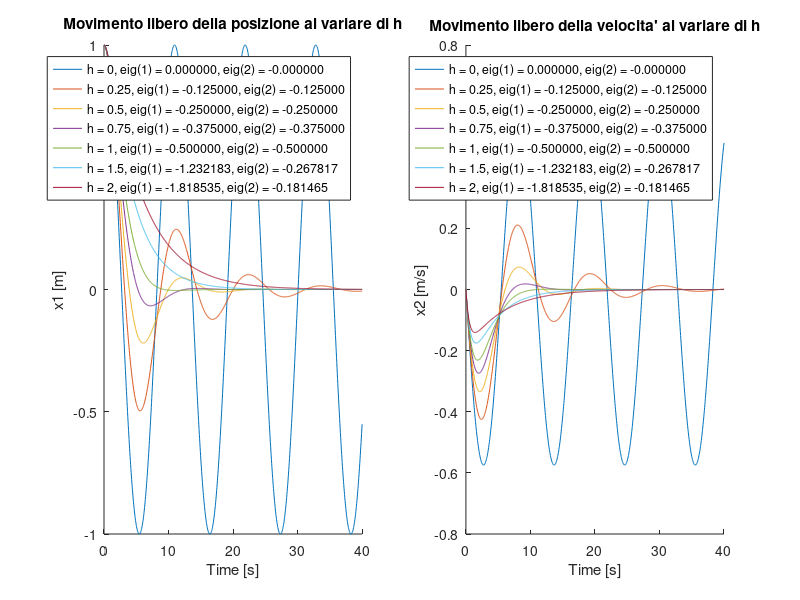
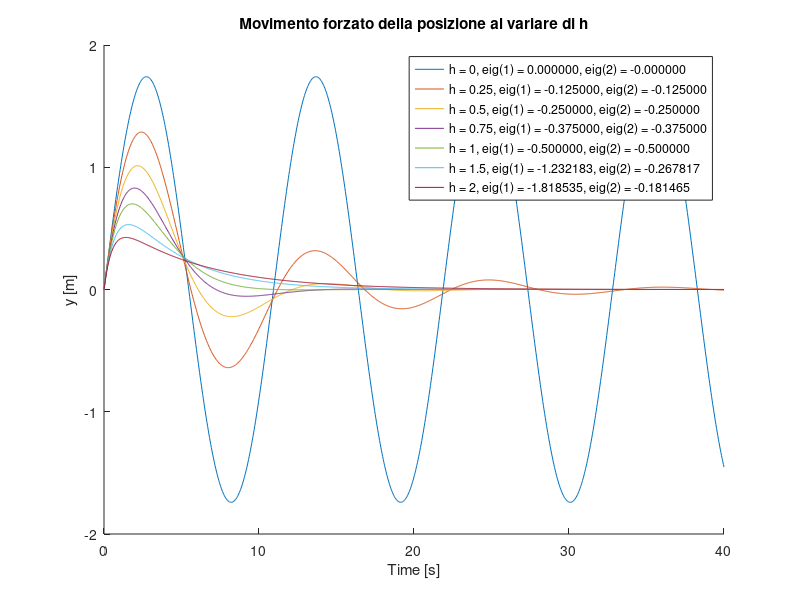
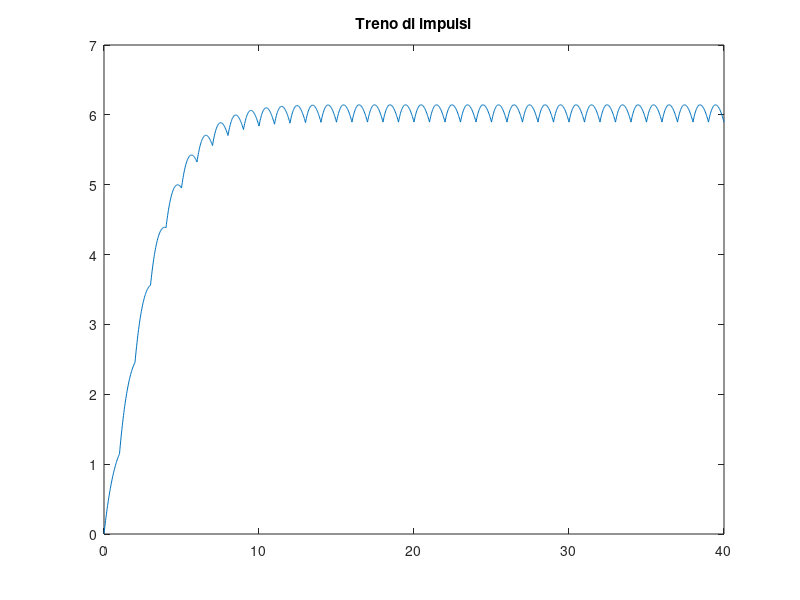

Reproduce these figures in MATLAB, in order.
clc % clear the Command Window
clear % clear the Workspace
close all % close all figures

%% Esercitazione 1

%% 1)Creare il sistema massa-molla lineare descritto in variabili di stato,
% utilizzando la funzione ss()
% First notice that the state is composed of two elements:
% x1 is the position p of the cart
% x2 is the velocity p_dot of the cart
% The state space representation of the system is obtained by the dynamics
% equations.
% The cart is indeed subject to the elastic force F_m exerted by the spring
% and by the dynamic friction F_p exerted by the dumper.
% Also there is an external force F which is the input u
% of the system.
% Newton's second law is mp_dot_dot = F + F_m + F_p =
% = F - kp - hp_dot.
% From the second law we can obtain the state equation for
% the velocity: x2_dot = -h/m * x2 - k/m * x1 + 1/m * u
% The state equation for the position x1 is x1_dot = x2.
% Since the differential equations presents the state
% having degree equals to 1 then the system is linear.
% Also the equations does not depend directly on time,
% thus the system is time invariant.
% Of course it is a continuous system.

k = 0.33; % k is the elastic constant
h = 1.1; % h is dumping coefficient measured in N*s/
m = 1; % m is the mass of the cart measured in kg

% x1_dot = x2
% x2_dot = - k/m * x1 - h/m * x2 + 1/m * u

% We want to describe the system in matricial form in order to
% use the state-space model returned by the ss function
% which wants as input the matrices A, B, C, D.
% x_dot = Ax+Bu
% y = Cx+Du, y is chosen to be the posistion x1: y = x1

A = [0 1;
    -k/m -h/m];
B = [0;
     1/m];
C = [1 0];
D = 0;

sys = ss(A, B, C, D);

%Q1
% We need just to set C as C = [0 1]

C_2 = [0 1];

sys_2 = ss(A, B, C_2, D);

%% 2 e 3) Data la condizione iniziale x(0) = [1 0]′ studiare il movimento
% libero del sistema, utilizzando la funzione initial().
x0 = [1; 0];
t_f = 100;

[y, t_out, x] = initial(sys, x0, t_f);

plot(t_out, y), xlabel("Time [s]"), ylabel("x1 [m]")
%keyboard

plot(t_out, x);
title("State trajectories x(0)=[1; 0]"), xlabel('Time [s]'), ylabel('States'),
legend('x1', 'x2')

% Let's note that initial returns the unforced (initial) response of the
% output from the initial state (what is stored in y) and also the state
% trajectories. Additionally also a time vector that it is in the
% time units of sys. This is useful because then plot does
% an interpolation of points.

% From the trajectory plot is clear that we move from an equilibrium
% to another one. The initial one is clearly unstable because
% when we let the state evolve it moves without any input to a new stable
% equilibrium point. Physically this does make sense because in the new
% equilibrium point the cart is at rest. In the initial state the elongated
% spring exerted an elastic force to bring the cart in the rest position in the
% spring is neither compressed nor elongated.

x0_2 = [1; 1];
x0_3 = [0 0]';

[y2, t_out_2, x2] = initial(sys, x0_2, t_f);
[y3, t_out_3, x3] = initial(sys, x0_3, t_f);

plot(t_out_2, x2);
legend('x1', 'x2')
title("State trajectories x(0)=[1; 1]"), xlabel('Time [s]'), ylabel('States')
%keyboard

% With this starting condition the velocity is not 0 at the beginning, thus
% the cart keeps on moving farther. However the negative acceleration is
% decreasing the velocity. At some point the velocity becomes negative and
% then the cart keeps on moving towards the rest position.


plot(t_out_3, x3);
legend('x1', 'x2')
title("State trajectories x(0)=[0; 0]"), xlabel('Time [s]'), ylabel('States')
%keyboard

% The carts starts from the stable equilibrium, it just stays there since
% there is no reason for it to move.

%% 4) Dato un impulso unitario, studiare il movimento forzato del sistema,
% utilizzando la funzione impulse()
[y_f, tf, xf] = impulse(sys, t_f);

plot(tf, y_f), xlabel('Time [s]'), ylabel('y [m]'), title('Output Forced movement')
close all

plot(tf, xf);
title("State trajectories under unitary impulse"), xlabel('Time [s]'), ylabel('States'),
legend('x1', 'x2')

% The velocity is 1 at t = 0, then the system just follows the free
% movement because the impulse is present just in t = 0.

close all
clear


%%Esercitazione 2

%% 1) Creare il sistema massa-molla lineare descritto in variabili di stato,
% utilizzando la funzione ss.

k = 0.33;
h = 1.1;
m = 1;

A = [0, 1; -k/m, -h/m];
B = [0
    1/m];
C = [1 0];
D = 0;

sys = ss(A, B, C, D);
t = linspace(0,40,1000);
%% Si tracci il grafico del movimento libero degli stati per la condizione
% iniziale x(0) = [1 0]′, e se ne discuta l'andamento in funzione
% degli autovalori del sistema, al variare del coefficiente h di smorzamento,
% con h = [0, 0.25, 0.5, 0.75, 1, 1.5, 2]

h_vec = [0, 0.25, 0.5, 0.75, 1, 1.5, 2];
sz = size(h_vec);
x0 = [1
    0];

figure(1)
ax1 = subplot(1,2,1); hold(ax1, 'on')
ax2 = subplot(1,2,2); hold(ax2, 'on')

title(ax1, "Movimento libero della posizione al variare di h"), xlabel(ax1, ...
    "Time [s]"), ylabel(ax1,'x1 [m]')
title(ax2, "Movimento libero della velocita' al variare di h"), xlabel(ax2, ...
    "Time [s]"), ylabel(ax2,'x2 [m/s]')


for i = 1:sz(2)
    h = h_vec(i);
    A = [0, 1; -k/m, -h/m];
    sys = ss(A, B, C, D);
    [y_lib, t_lib, x_lib] = initial(sys, x0, t);
    eigenv = eigs(A);
    plot(ax1, t_lib, x_lib(:,1), 'DisplayName', sprintf('h = %g, eig(1) = %f, eig(2) = %f', h, eigenv(1), eigenv(2)))
    plot(ax2, t_lib, x_lib(:,2), 'DisplayName', sprintf('h = %g, eig(1) = %f, eig(2) = %f', h, eigenv(1), eigenv(2)))
    drawnow

end
legend(ax1, 'show')
legend(ax2, 'show')

%% 3. Si tracci il grafico del movimento forzato dell'uscita del sistema
% in risposta ad un impulso unitario, al variare del coefficiente h di
% smorzamento, con h = [0, 0.25, 0.5, 0.75, 1, 1.5, 2]

figure(2)
ax1 = subplot(1,1,1); hold(ax1, 'on')
title(ax1, "Movimento forzato della posizione al variare di h"), xlabel(ax1, ...
    "Time [s]"), ylabel(ax1,'y [m]')

for i = 1:sz(2)
    h = h_vec(i);
    A = [0, 1; -k/m, -h/m];
    sys = ss(A, B, C, D);
    [y_for, t_for] = impulse(sys, t);
    eigenv = eigs(A);
    plot(ax1, t_for, y_for, 'DisplayName', sprintf('h = %g, eig(1) = %f, eig(2) = %f', h, eigenv(1), eigenv(2)))
    drawnow

end
legend(ax1, 'show')

%% 4. Sollecitare il sistema massa-molla con un treno di impulsi di
% ampiezza K e periodo ∆t, con K = 2 e ∆t = 1 sec, scegliendo come
% condizione iniziale del sistema il punto d’equilibrio (¯x, ¯u), con
% ¯x = [0 0]′ e ¯u = 0 .



K = 2;
deltaT = 1;
h = 1.1;
A = [0, 1; -k/m, -h/m];
sys = ss(A, B, C, D);
t = linspace(0, deltaT, 40);

x0 = [0; 0];
u_0 = 0;
n_impulsi = 40;
Y = [];
X = [];
T = [];
for i=1:n_impulsi
    [y_lib_t, t_out_y, x_lib_t] = initial(sys, x0, t);
    [y_for_t, t_out_x, x_for_t] = impulse(sys, t);
    y_for_t = y_for_t * K;
    x_for_t = x_for_t * K;
    y_tot = y_lib_t + y_for_t;
    x_tot = x_lib_t + x_for_t;
    X = [X; x_tot];
    Y = [Y; y_tot];
    T = [T; t_out_y+(i-1)*deltaT];
    x0 = x_tot(end, :)';
end
figure(3)
plot(T, Y)
title('Treno di impulsi')
